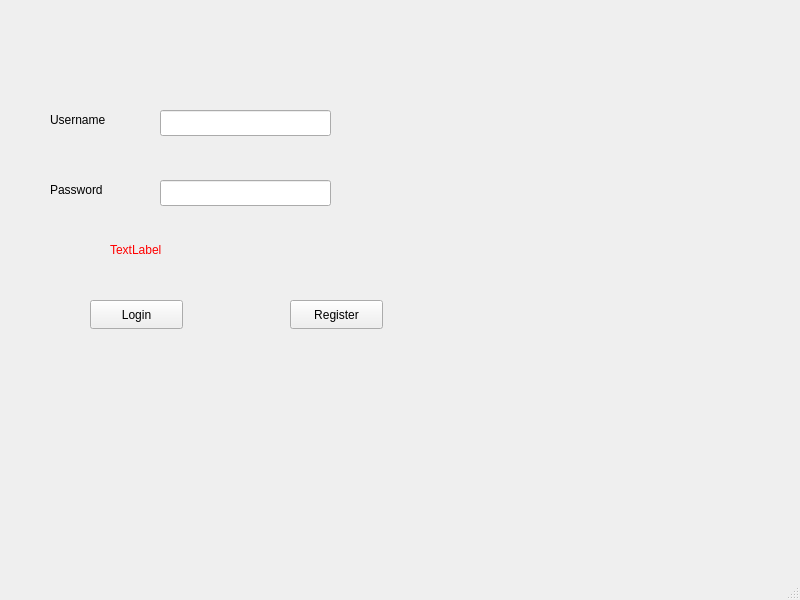
<?xml version="1.0" encoding="UTF-8"?>
<ui version="4.0">
 <class>LoginWindow</class>
 <widget class="QMainWindow" name="LoginWindow">
  <property name="geometry">
   <rect>
    <x>0</x>
    <y>0</y>
    <width>800</width>
    <height>600</height>
   </rect>
  </property>
  <property name="windowTitle">
   <string>LoginWindow</string>
  </property>
  <widget class="QWidget" name="centralwidget">
   <widget class="QLabel" name="username_2">
    <property name="geometry">
     <rect>
      <x>50</x>
      <y>110</y>
      <width>81</width>
      <height>20</height>
     </rect>
    </property>
    <property name="text">
     <string>Username</string>
    </property>
   </widget>
   <widget class="QLabel" name="label_2">
    <property name="geometry">
     <rect>
      <x>50</x>
      <y>180</y>
      <width>63</width>
      <height>20</height>
     </rect>
    </property>
    <property name="text">
     <string>Password</string>
    </property>
   </widget>
   <widget class="QLineEdit" name="username">
    <property name="geometry">
     <rect>
      <x>160</x>
      <y>110</y>
      <width>171</width>
      <height>26</height>
     </rect>
    </property>
   </widget>
   <widget class="QLineEdit" name="password">
    <property name="geometry">
     <rect>
      <x>160</x>
      <y>180</y>
      <width>171</width>
      <height>26</height>
     </rect>
    </property>
    <property name="echoMode">
     <enum>QLineEdit::Password</enum>
    </property>
   </widget>
   <widget class="QPushButton" name="login">
    <property name="geometry">
     <rect>
      <x>90</x>
      <y>300</y>
      <width>93</width>
      <height>29</height>
     </rect>
    </property>
    <property name="text">
     <string>Login</string>
    </property>
   </widget>
   <widget class="QPushButton" name="register_2">
    <property name="geometry">
     <rect>
      <x>290</x>
      <y>300</y>
      <width>93</width>
      <height>29</height>
     </rect>
    </property>
    <property name="text">
     <string>Register</string>
    </property>
   </widget>
   <widget class="QLabel" name="status">
    <property name="geometry">
     <rect>
      <x>110</x>
      <y>240</y>
      <width>211</width>
      <height>20</height>
     </rect>
    </property>
    <property name="text">
     <string>&lt;html&gt;&lt;head/&gt;&lt;body&gt;&lt;p&gt;&lt;span style=&quot; color:#ff0000;&quot;&gt;TextLabel&lt;/span&gt;&lt;/p&gt;&lt;/body&gt;&lt;/html&gt;</string>
    </property>
   </widget>
  </widget>
  <widget class="QMenuBar" name="menubar">
   <property name="geometry">
    <rect>
     <x>0</x>
     <y>0</y>
     <width>800</width>
     <height>26</height>
    </rect>
   </property>
  </widget>
  <widget class="QStatusBar" name="statusbar"/>
 </widget>
 <resources/>
 <connections/>
</ui>
